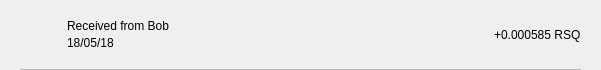
<?xml version="1.0" encoding="UTF-8"?>
<ui version="4.0">
 <class>TxRow</class>
 <widget class="QWidget" name="TxRow">
  <property name="geometry">
   <rect>
    <x>0</x>
    <y>0</y>
    <width>601</width>
    <height>70</height>
   </rect>
  </property>
  <property name="minimumSize">
   <size>
    <width>0</width>
    <height>40</height>
   </size>
  </property>
  <property name="windowTitle">
   <string>Form</string>
  </property>
  <layout class="QVBoxLayout" name="verticalLayout_3">
   <property name="spacing">
    <number>0</number>
   </property>
   <property name="leftMargin">
    <number>0</number>
   </property>
   <property name="topMargin">
    <number>0</number>
   </property>
   <property name="rightMargin">
    <number>0</number>
   </property>
   <property name="bottomMargin">
    <number>0</number>
   </property>
   <item>
    <widget class="QWidget" name="rowContainer" native="true">
     <layout class="QVBoxLayout" name="verticalLayout_2">
      <property name="spacing">
       <number>9</number>
      </property>
      <property name="leftMargin">
       <number>20</number>
      </property>
      <property name="topMargin">
       <number>9</number>
      </property>
      <property name="rightMargin">
       <number>20</number>
      </property>
      <property name="bottomMargin">
       <number>0</number>
      </property>
      <item>
       <widget class="QFrame" name="frame">
        <property name="styleSheet">
         <string notr="true">border:none;</string>
        </property>
        <property name="frameShape">
         <enum>QFrame::StyledPanel</enum>
        </property>
        <property name="frameShadow">
         <enum>QFrame::Raised</enum>
        </property>
        <layout class="QHBoxLayout" name="horizontalLayout" stretch="0,2,0">
         <property name="leftMargin">
          <number>0</number>
         </property>
         <property name="topMargin">
          <number>0</number>
         </property>
         <property name="rightMargin">
          <number>0</number>
         </property>
         <property name="bottomMargin">
          <number>0</number>
         </property>
         <item>
          <widget class="QPushButton" name="icon">
           <property name="focusPolicy">
            <enum>Qt::NoFocus</enum>
           </property>
           <property name="styleSheet">
            <string notr="true">border:none;</string>
           </property>
           <property name="text">
            <string/>
           </property>
           <property name="iconSize">
            <size>
             <width>28</width>
             <height>28</height>
            </size>
           </property>
          </widget>
         </item>
         <item>
          <layout class="QVBoxLayout" name="verticalLayout">
           <property name="spacing">
            <number>3</number>
           </property>
           <property name="leftMargin">
            <number>9</number>
           </property>
           <item>
            <widget class="QLabel" name="lblAddress">
             <property name="styleSheet">
              <string notr="true"/>
             </property>
             <property name="text">
              <string>Received from Bob</string>
             </property>
             <property name="alignment">
              <set>Qt::AlignBottom|Qt::AlignLeading|Qt::AlignLeft</set>
             </property>
            </widget>
           </item>
           <item>
            <widget class="QLabel" name="lblDate">
             <property name="styleSheet">
              <string notr="true"/>
             </property>
             <property name="text">
              <string>18/05/18</string>
             </property>
             <property name="alignment">
              <set>Qt::AlignLeading|Qt::AlignLeft|Qt::AlignTop</set>
             </property>
            </widget>
           </item>
          </layout>
         </item>
         <item>
          <widget class="QLabel" name="lblAmount">
           <property name="styleSheet">
            <string notr="true"/>
           </property>
           <property name="text">
            <string>+0.000585 RSQ</string>
           </property>
          </widget>
         </item>
        </layout>
       </widget>
      </item>
      <item>
       <widget class="QLabel" name="lblDivisory">
        <property name="minimumSize">
         <size>
          <width>0</width>
          <height>1</height>
         </size>
        </property>
        <property name="maximumSize">
         <size>
          <width>16777215</width>
          <height>1</height>
         </size>
        </property>
        <property name="styleSheet">
         <string notr="true">background-color:#bababa;</string>
        </property>
        <property name="text">
         <string/>
        </property>
        <property name="alignment">
         <set>Qt::AlignBottom|Qt::AlignLeading|Qt::AlignLeft</set>
        </property>
       </widget>
      </item>
     </layout>
    </widget>
   </item>
  </layout>
 </widget>
 <resources/>
 <connections/>
</ui>
